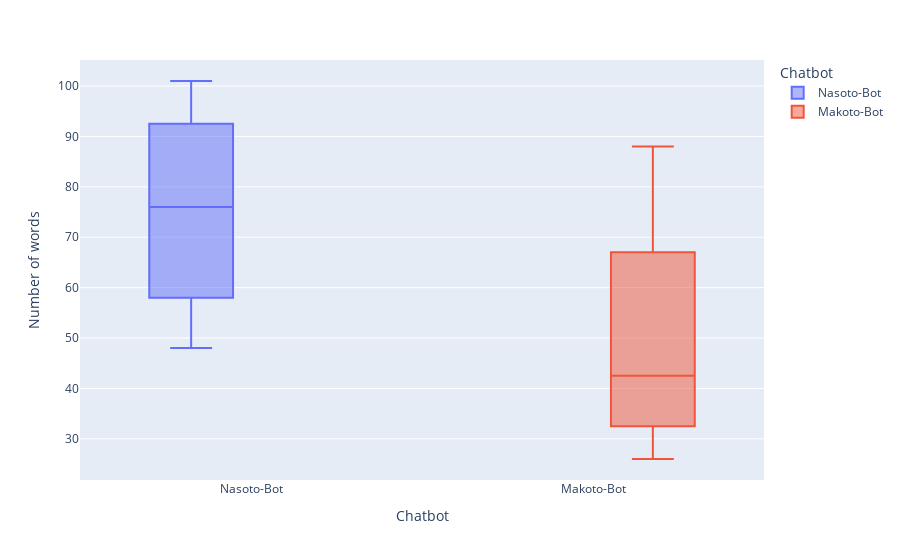

The notebook cell saved with this chart:
### Markdown cell above
## BoxPlot Length of Utterances

### Code cell
fig = px.box(df_cd , "Chatbot", "Number of words", "Chatbot")
fig.update_traces(quartilemethod="exclusive") # or "inclusive", or "linear" by default
fig.show()

### Figure 1 — Plotly figure (JSON) as saved in the notebook; plotly's stock layout.template omitted (floating-point values rounded to 4 significant figures)
{"data": [{"alignmentgroup": "True", "hovertemplate": "Chatbot=%{x}<br>Number of words=%{y}<extra></extra>", "legendgroup": "Nasoto-Bot", "marker": {"color": "#636efa"}, "name": "Nasoto-Bot", "notched": false, "offsetgroup": "Nasoto-Bot", "orientation": "v", "quartilemethod": "exclusive", "showlegend": true, "type": "box", "x": ["Nasoto-Bot", "Nasoto-Bot", "Nasoto-Bot", "Nasoto-Bot"], "x0": " ", "xaxis": "x", "y": [68, 101, 84, 48], "y0": " ", "yaxis": "y"}, {"alignmentgroup": "True", "hovertemplate": "Chatbot=%{x}<br>Number of words=%{y}<extra></extra>", "legendgroup": "Makoto-Bot", "marker": {"color": "#EF553B"}, "name": "Makoto-Bot", "notched": false, "offsetgroup": "Makoto-Bot", "orientation": "v", "quartilemethod": "exclusive", "showlegend": true, "type": "box", "x": ["Makoto-Bot", "Makoto-Bot", "Makoto-Bot", "Makoto-Bot"], "x0": " ", "xaxis": "x", "y": [46, 88, 26, 39], "y0": " ", "yaxis": "y"}], "layout": {"boxmode": "group", "legend": {"title": {"text": "Chatbot"}, "tracegroupgap": 0}, "margin": {"t": 60}, "xaxis": {"anchor": "y", "categoryarray": ["Nasoto-Bot", "Makoto-Bot"], "categoryorder": "array", "domain": [0, 1], "title": {"text": "Chatbot"}}, "yaxis": {"anchor": "x", "domain": [0, 1], "title": {"text": "Number of words"}}}}
